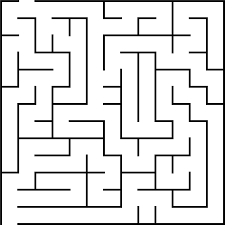
#> input picture Python/maze.png, 225 x 225 px, found by its file name
$ jupyter execute 'Dijkstra algorithm-2.ipynb'
#> lines starting #> are read from the running program, lines starting #| are printed output that depends on the picture; after the words box and inside, x2 and y2 are one past the last pixel; in counts of white or black regions, pixels touching at a corner belong together
[cell 1]
import cv2
import matplotlib.pyplot as plt
import numpy as np
import heapq as heap

[cell 2]
file = '/home/mefathim/Documents/Python/maze.png'
# file = '/home/mefathim-tech-25/Downloads/maze5.jpg'

[cell 3]
img = cv2.imread(file) # read an image from a file using
#> img is the input picture: shape (225, 225, 3); min 0, max 255, mean 225.5
cv2.circle(img,(5,220), 3, (255,0,0), -1) # add a circle at (5, 220)
#> img: shape (225, 225, 3); 0.06% of pixels changed, all inside (x1, y1, x2, y2) = (2, 217, 9, 224)
cv2.circle(img, (25,5), 3, (0,0,255), -1) # add a circle at (25,5)
#> img: shape (225, 225, 3); mean B, G, R 225.3, 225.2, 225.3
plt.figure(figsize=(7,7))
plt.imshow(img) # show the image
img = cv2.imread(file)
plt.show()

[cell 4]
img = img[:,:,0]
#> img: shape (225, 225)
img.shape
#> Out = (225, 225)

[cell 5]
h = []
heap.heappush(h, (5,4,5))
heap.heappush(h, (2,12,5))
heap.heappush(h, (0,1,7))

h

[cell 6]
heap.heappop(h)

[cell 7]
w,h = img.shape
#> w = 225; h = 225

[cell 8]
def is_valid(x):
    i,j=x
    if i<w and i>=0 and j<h and j>=0:
        return True

[cell 9]
seen= set()
cost={}
parent ={}
cost[(5,25)] = 0
gg=(5,25)
hh=[]
while gg!=(220,5):
    if is_valid(gg)==True:

        seen.add(gg)
        rr=gg[0]+1,gg[1]
        ll=gg[0]-1,gg[1]
        oo=gg[0],gg[1]+1
        dd=gg[0],gg[1]-1
        aaa=[rr,ll,oo,dd]
        for i in aaa:
            if is_valid(i)==True:
                if i in seen:
                    continue
                elif img[i]>200:
                    if i in cost:
                        if cost [i]>cost[gg]+1:
                            parent[i] = gg
                            cost[i]=cost[gg]+1
                    else:
                        cost[i]=cost[gg]+1
                        parent[i] = gg
                    item = (cost[i],i)
                    heap.heappush(hh,item)

        gg=heap.heappop(hh)[1]
        while gg in seen:
            gg=heap.heappop(hh)[1]


allparen=[]
sss=gg
while sss!=(5,25):
    allparen.append(sss)
    sss=parent[allparen[-1]]


path = allparen

[cell 10]
allparen=[]
sss=gg
while sss!=(5,25):
    allparen.append(sss)
    sss=parent[allparen[-1]]

[cell 11]
allparen
sss

[cell 12]
def drawPath(img,path, thickness=1):
    '''path is a list of (x,y) tuples'''
#> called with thickness = 2
    x0,y0=path[0]
    for vertex in path[1:]:
        x1,y1=vertex
        cv2.line(img,(y0,x0),(y1,x1),(255,0,0),thickness)
        x0,y0=vertex
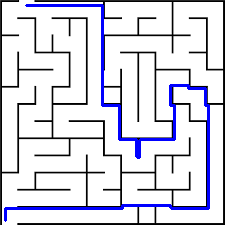
#> img: shape (225, 225, 3); 4.44% of pixels changed, all inside (x1, y1, x2, y2) = (4, 4, 210, 222)
